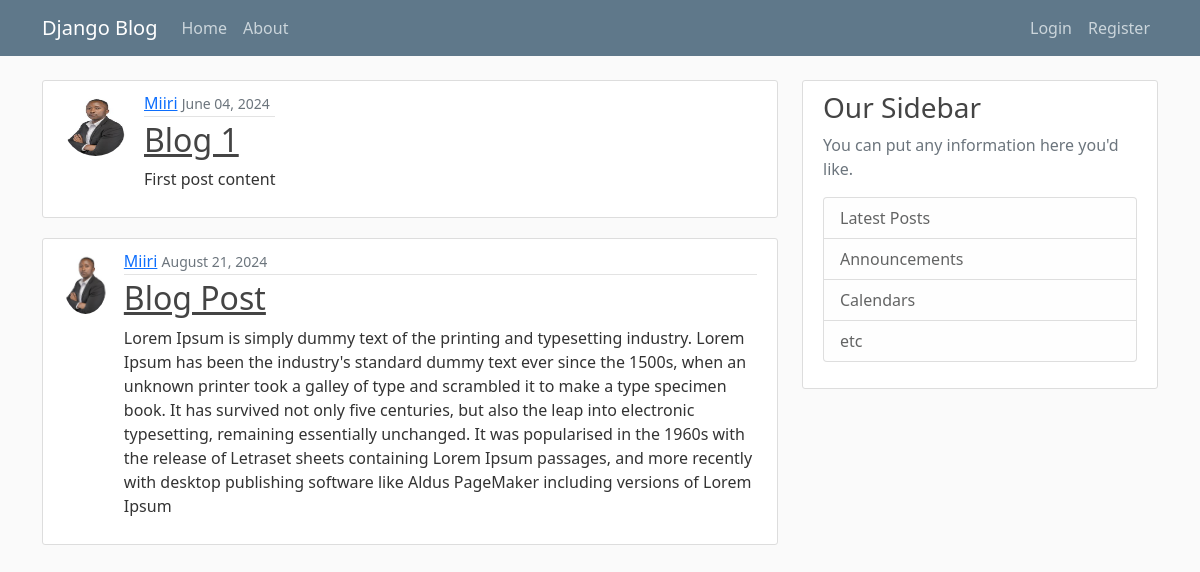
The app's page /, older data.
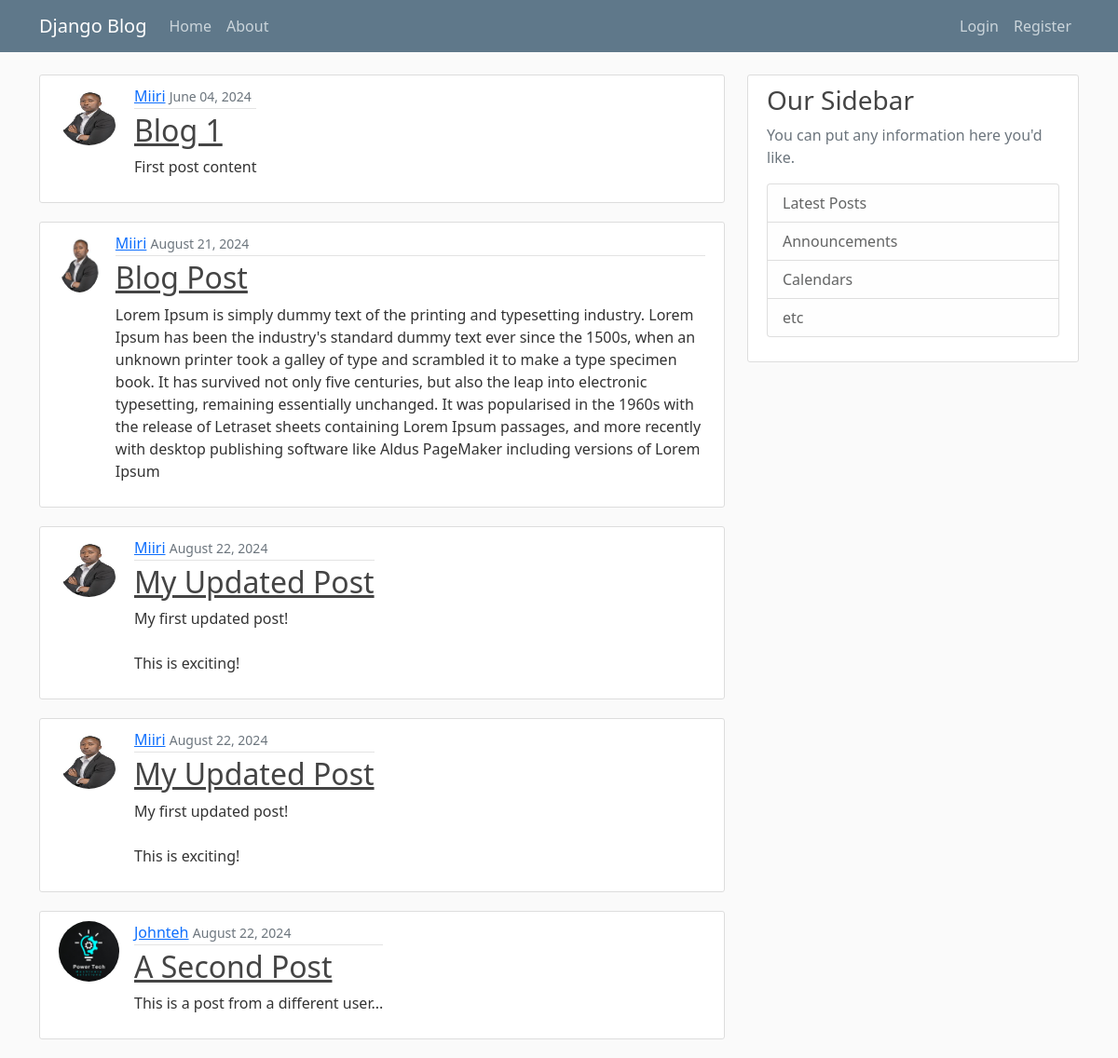
The same page, newer data.
### blog/models.py (models this page shows, shortened)
class Post(models.Model):
    title = models.CharField(max_length=100)
    content = models.TextField()
    date_posted = models.DateTimeField(default=timezone.now)
    author = models.ForeignKey(User, on_delete=models.CASCADE)

### users/models.py (models this page shows, shortened)
class Profile(models.Model):
    user = models.OneToOneField(User, on_delete=models.CASCADE)
    image = models.ImageField(default='ELECTRICITY.png', upload_to='profile_pics')

### blog/views.py (the view)
# urls.py: path('', PostlistView.as_view(), name = 'blog-home'),
class PostlistView(ListView):
    model = Post
    template_name = 'blog/home.html' #<app>/<model>_<viewtype>.html
    context_object_name = 'posts'
    paginate_by = 5

### blog/templates/blog/home.html
{% extends "blog/base.html" %}
{% block content%}
    {% for post in posts %}
        <article class="media content-section d-flex align-items-start">
            <img class = "rounded-circle article-img mr-3" src="{{ post.author.profile.image.url }}" >
            <div class="media-body">
                <div class="article-metadata">
                    <a class="mr-2" href="#">{{ post.author }}</a>
                    <small class="text-muted">{{ post.date_posted| date:"F d, Y" }}</small>
                </div>
                <h2><a class="article-title" href="{% url 'post-detail' post.id %}">{{ post.title }}</a></h2>
                <p class="article-content">{{ post.content }}</p>
            </div>
        </article>
    {% endfor %}
{% endblock content %}

### blog/templates/blog/base.html (shortened to what this page needs)
{% load static %}
<!DOCTYPE html>
<html>
<head>
    <link href="https://cdn.jsdelivr.net/npm/bootstrap@5.0.2/dist/css/bootstrap.min.css" rel="stylesheet">
    <link rel="stylesheet" type="text/css" href="{% static 'blog/main.css' %}">
</head>
<body>
    <header class="site-header">
        <nav class="navbar navbar-expand-md navbar-dark bg-steel fixed-top">
          <div class="container">
            <a class="navbar-brand mr-4" href="/">Django Blog</a>
            <div class="collapse navbar-collapse" id="navbarToggle">
              <div class="navbar-nav mr-auto">
                <a class="nav-item nav-link" href="{% url 'blog-home' %}">Home</a>
                <a class="nav-item nav-link" href="{% url 'blog-about' %}">About</a>
              </div>
              <div class="navbar-nav ms-auto">
                {% if user.is_authenticated %}
                  <a class="nav-item nav-link" href="{% url 'post-create' %}">New Post</a>
                  <a class="nav-item nav-link" href="{% url 'profile' %}">Profile</a>
                  <a class="nav-item nav-link" href="{% url 'logout' %}">Logout</a>
                {% else %}
                  <a class="nav-item nav-link" href="{% url 'login' %}">Login</a>
                  <a class="nav-item nav-link" href="{% url 'register' %}">Register</a>
                {% endif %}
              </div>
            </div>
          </div>
        </nav>
      </header>
      <main role="main" class="container">
        <div class="row">
          <div class="col-md-8">
            {% block content %}{% endblock %}
          </div>
          <div class="col-md-4">
            <div class="content-section">
              <h3>Our Sidebar</h3>
              <p class='text-muted'>You can put any information here you'd like.
                <ul class="list-group">
                  <li class="list-group-item list-group-item-light">Latest Posts</li>
                  <li class="list-group-item list-group-item-light">Announcements</li>
                  <li class="list-group-item list-group-item-light">Calendars</li>
                  <li class="list-group-item list-group-item-light">etc</li>
                </ul>
              </p>
            </div>
          </div>
        </div>
      </main>
</body>
</html>

### blog/static/blog/main.css (style rules this page uses)
body { background: #fafafa; color: #333333; margin-top: 5rem; }
h1, h2, h3, h4, h5, h6 { color: #444444; }
ul { margin: 0; }
.bg-steel { background-color: #5f788a; }
.site-header .navbar-nav .nav-link { color: #cbd5db; }
.content-section { background: #ffffff; padding: 10px 20px; border: 1px solid #dddddd; border-radius: 3px; margin-bottom: 20px; }
.article-title { color: #444444; }
.article-content { white-space: pre-line; }
.article-img { height: 65px; width: 65px; margin-right: 16px; }
.article-metadata { padding-bottom: 1px; margin-bottom: 4px; border-bottom: 1px solid #e3e3e3 }

Row changes from the older to the newer data that the page shows:
added Post: author.profile.image (picture), author "Miiri", date_posted "August 22, 2024", title "My Updated Post", content "My first updated post! This is exciting!"
added Post: author.profile.image (picture), author "Miiri", date_posted "August 22, 2024", title "My Updated Post", content "My first updated post! This is exciting!"
added Post: author.profile.image (picture), author "Johnteh", date_posted "August 22, 2024", title "A Second Post", content "This is a post from a different user..."
